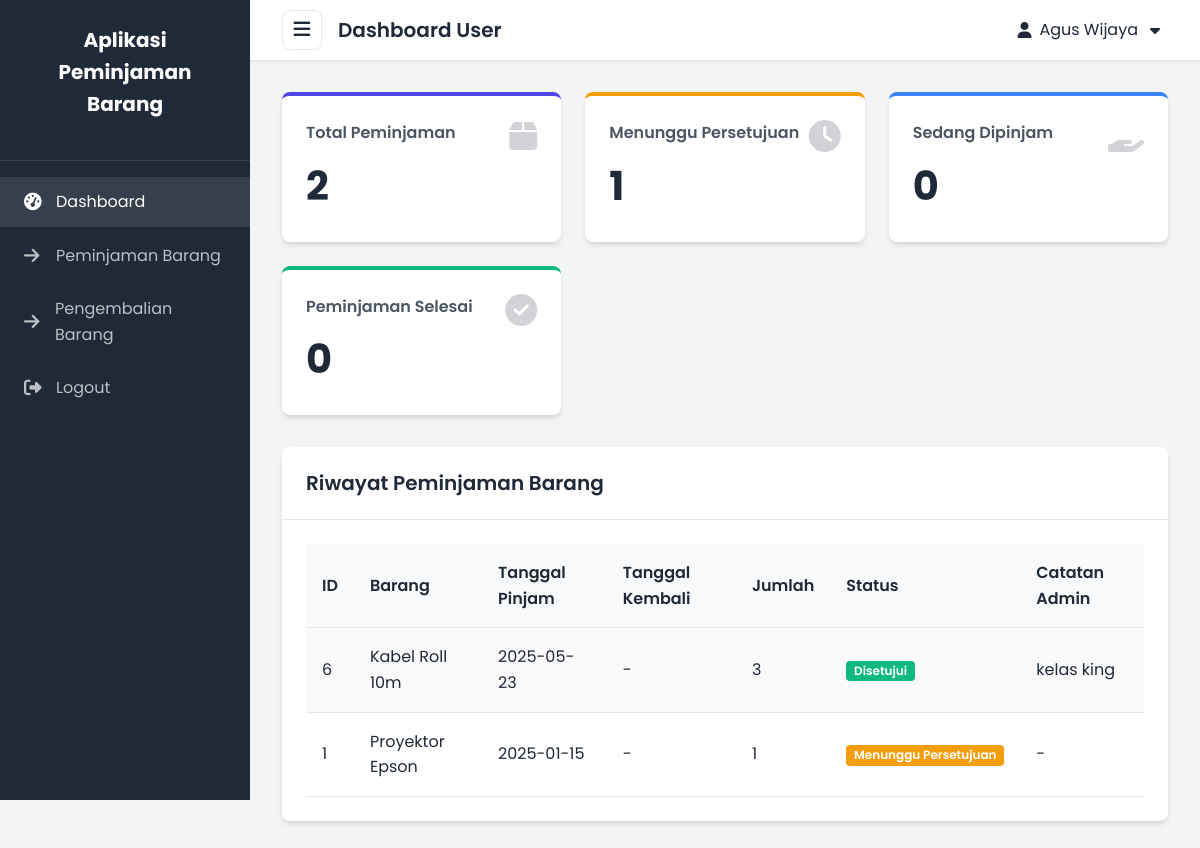
/user/dashboard.php (signed in), run on the app's committed database.
### tables this page shows
CREATE TABLE `peminjaman` (
  `PEMINJAMAN_ID` int NOT NULL,
  `USER_ID` int NOT NULL,
  `SARANA_ID` int NOT NULL,
  `TANGGAL_PINJAM` varchar(200) NOT NULL,
  `TANGGAL_KEMBALI` varchar(200) DEFAULT NULL,
  `JUMLAH_PINJAM` int NOT NULL,
  `STATUS` varchar(10) NOT NULL,
  `CATATAN_ADMIN` text
);

CREATE TABLE `sarana` (
  `SARANA_ID` int NOT NULL,
  `NAMA_SARANA` varchar(200) NOT NULL,
  `JUMLAH_TERSEDIA` int NOT NULL,
  `LOKASI` varchar(200) NOT NULL,
  `KETERANGAN` text NOT NULL
);

### user/dashboard.php (the view, shortened to what this page needs)
<?php
require_once '../config/database.php';
require_once '../config/functions.php';
$user_id = $_SESSION['user_id'];
$query = "SELECT p.*, s.NAMA_SARANA
          FROM peminjaman p
          JOIN sarana s ON p.SARANA_ID = s.SARANA_ID
          WHERE p.USER_ID = '$user_id'
          ORDER BY p.PEMINJAMAN_ID DESC";
$result = mysqli_query($conn, $query);
include '../includes/header.php';
?>
<div class="stats-grid">
    <div class="stats-card primary">
        <h3 class="stats-card-title">Total Peminjaman</h3>
        <?php
        $query = "SELECT COUNT(*) as total FROM peminjaman WHERE USER_ID = '$user_id'";
        $result_count = mysqli_query($conn, $query);
        $row = mysqli_fetch_assoc($result_count);
        ?>
        <p class="stats-card-value"><?php echo $row['total']; ?></p>
        <i class="fas fa-box stats-card-icon"></i>
    </div>
    <div class="stats-card warning">
        <h3 class="stats-card-title">Menunggu Persetujuan</h3>
        <?php
        $query = "SELECT COUNT(*) as total FROM peminjaman WHERE USER_ID = '$user_id' AND STATUS = 'menunggu'";
        $result_count = mysqli_query($conn, $query);
        $row = mysqli_fetch_assoc($result_count);
        ?>
        <p class="stats-card-value"><?php echo $row['total']; ?></p>
        <i class="fas fa-clock stats-card-icon"></i>
    </div>
    <div class="stats-card info">
        <h3 class="stats-card-title">Sedang Dipinjam</h3>
        <?php
        $query = "SELECT COUNT(*) as total FROM peminjaman WHERE USER_ID = '$user_id' AND STATUS = 'dipinjam'";
        $result_count = mysqli_query($conn, $query);
        $row = mysqli_fetch_assoc($result_count);
        ?>
        <p class="stats-card-value"><?php echo $row['total']; ?></p>
        <i class="fas fa-hand-holding stats-card-icon"></i>
    </div>
    <div class="stats-card success">
        <h3 class="stats-card-title">Peminjaman Selesai</h3>
        <?php
        $query = "SELECT COUNT(*) as total FROM peminjaman WHERE USER_ID = '$user_id' AND STATUS = 'selesai'";
        $result_count = mysqli_query($conn, $query);
        $row = mysqli_fetch_assoc($result_count);
        ?>
        <p class="stats-card-value"><?php echo $row['total']; ?></p>
        <i class="fas fa-check-circle stats-card-icon"></i>
    </div>
</div>
<div class="card">
    <div class="card-header">
        <h2 class="card-title">Riwayat Peminjaman Barang</h2>
    </div>
    <div class="card-body">
        <div class="table-responsive">
            <table class="table table-striped">
                <thead>
                    <tr>
                        <th>ID</th>
                        <th>Barang</th>
                        <th>Tanggal Pinjam</th>
                        <th>Tanggal Kembali</th>
                        <th>Jumlah</th>
                        <th>Status</th>
                        <th>Catatan Admin</th>
                    </tr>
                </thead>
                <tbody>
                    <?php if (mysqli_num_rows($result) > 0): ?>
                        <?php while ($row = mysqli_fetch_assoc($result)): ?>
                            <tr>
                                <td><?php echo $row['PEMINJAMAN_ID']; ?></td>
                                <td><?php echo $row['NAMA_SARANA']; ?></td>
                                <td><?php echo $row['TANGGAL_PINJAM']; ?></td>
                                <td><?php echo $row['TANGGAL_KEMBALI'] ?? '-'; ?></td>
                                <td><?php echo $row['JUMLAH_PINJAM']; ?></td>
                                <td><?php echo getStatusLabel($row['STATUS']); ?></td>
                                <td><?php echo $row['CATATAN_ADMIN'] ?? '-'; ?></td>
                            </tr>
                        <?php endwhile; ?>
                    <?php else: ?>
                        <tr>
                            <td colspan="7" class="text-center">Belum ada riwayat peminjaman</td>
                        </tr>
                    <?php endif; ?>
                </tbody>
            </table>
        </div>
    </div>
</div>
<?php include '../includes/footer.php'; ?>

### config/functions.php (shortened to what this page needs)
<?php
function getStatusLabel($status) {
    switch ($status) {
        case 'menunggu':
            return '<span class="badge pending">Menunggu Persetujuan</span>';
        case 'disetujui':
            return '<span class="badge approved">Disetujui</span>';
    }
}
?>

### assets/css/style.css (style rules this page uses)
:root { --primary-color: #4f46e5; --primary-dark: #4338ca; --primary-light: #818cf8; --secondary-color: #10b981; --secondary-dark: #059669; --danger-color: #ef4444; --warning-color: #f59e0b; --info-color: #3b82f6; --success-color: #10b981; --dark-color: #1f2937; --light-color: #f9fafb; --gray-color: #6b7280; --gray-light: #e5e7eb; --gray-dark: #4b5563; --sidebar-width: 250px; --sidebar-width-collapsed: 0px; --header-height: 60px; --border-radius: 8px; --box-shadow: 0 4px 6px -1px rgba(0, 0, 0, 0.1), 0 2px 4px -1px rgba(0, 0, 0, 0.06); --transition: all 0.3s ease; }
* { margin: 0; padding: 0; box-sizing: border-box; }
body { font-family: "Poppins", sans-serif; background-color: #f3f4f6; color: var(--dark-color); line-height: 1.6; }
h1, h2, h3, h4, h5, h6 { font-weight: 600; margin-bottom: 1rem; color: var(--dark-color); }
.card { background-color: white; border-radius: var(--border-radius); box-shadow: var(--box-shadow); margin-bottom: 2rem; overflow: hidden; }
.card-header { padding: 1.25rem 1.5rem; border-bottom: 1px solid var(--gray-light); display: flex; align-items: center; justify-content: space-between; }
.card-title { font-size: 1.25rem; margin-bottom: 0; }
.card-body { padding: 1.5rem; }
.stats-grid { display: grid; grid-template-columns: repeat(auto-fit, minmax(250px, 1fr)); gap: 1.5rem; margin-bottom: 2rem; }
.stats-card { background-color: white; border-radius: var(--border-radius); box-shadow: var(--box-shadow); padding: 1.5rem; display: flex; flex-direction: column; transition: var(--transition); position: relative; }
.stats-card.primary { border-top: 4px solid var(--primary-color); }
.stats-card.success { border-top: 4px solid var(--success-color); }
.stats-card.warning { border-top: 4px solid var(--warning-color); }
.stats-card.info { border-top: 4px solid var(--info-color); }
.stats-card-title { font-size: 1rem; color: var(--gray-dark); margin-bottom: 0.5rem; }
.stats-card-value { font-size: 2.5rem; font-weight: 700; margin-bottom: 0; }
.stats-card-icon { position: absolute; top: 1.5rem; right: 1.5rem; font-size: 2rem; opacity: 0.2; }
.table-responsive { overflow-x: auto; -webkit-overflow-scrolling: touch; }
.table { width: 100%; border-collapse: collapse; }
.table th, .table td { padding: 1rem; text-align: left; border-bottom: 1px solid var(--gray-light); }
.table th { font-weight: 600; background-color: #f9fafb; }
.table-striped tbody tr:nth-of-type(odd) { background-color: rgba(0, 0, 0, 0.02); }
.badge { display: inline-block; padding: 0.35em 0.65em; font-size: 0.75em; font-weight: 600; line-height: 1; text-align: center; white-space: nowrap; vertical-align: baseline; border-radius: 0.25rem; }
.badge.pending { background-color: var(--warning-color); color: white; }
.badge.approved { background-color: var(--success-color); color: white; }

### data on the page
peminjaman: PEMINJAMAN_ID "6", SARANA_ID.NAMA_SARANA "Kabel Roll 10m", TANGGAL_PINJAM "2025-05-23", TANGGAL_KEMBALI "-", JUMLAH_PINJAM "3", STATUS "Disetujui", CATATAN_ADMIN "kelas king"
peminjaman: PEMINJAMAN_ID "1", SARANA_ID.NAMA_SARANA "Proyektor Epson", TANGGAL_PINJAM "2025-01-15", TANGGAL_KEMBALI "-", JUMLAH_PINJAM "1", STATUS "Menunggu Persetujuan", CATATAN_ADMIN "-"

### other printed values
$pageTitle "Dashboard User"
$_SESSION['nama_lengkap'] "Agus Wijaya"
$row['total'] "2"
$row['total'] "1"
$row['total'] "0"
